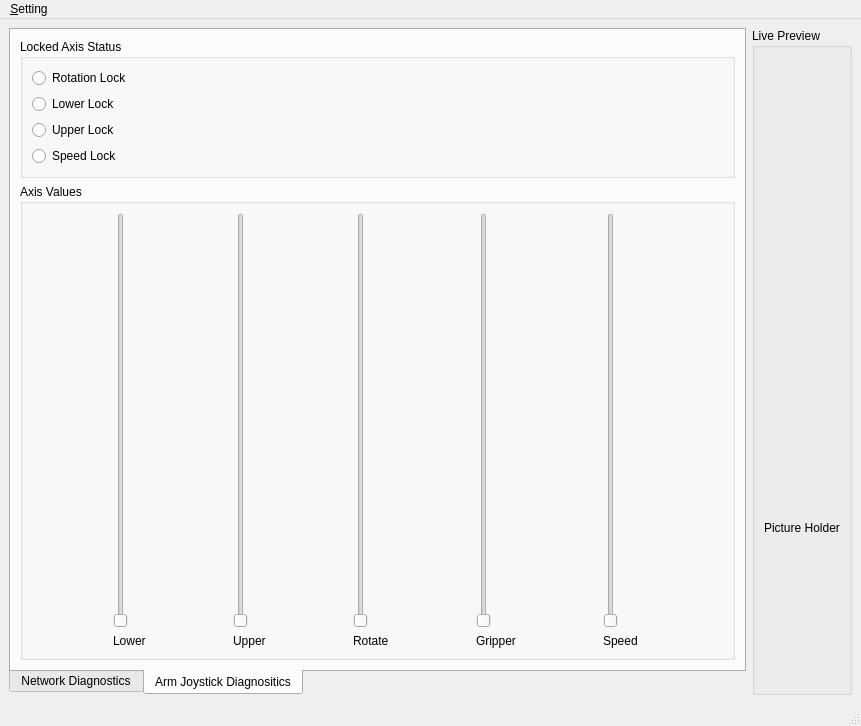
<?xml version="1.0" encoding="UTF-8"?>
<ui version="4.0">
 <class>MainWindow</class>
 <widget class="QMainWindow" name="MainWindow">
  <property name="geometry">
   <rect>
    <x>0</x>
    <y>0</y>
    <width>861</width>
    <height>726</height>
   </rect>
  </property>
  <property name="windowTitle">
   <string>MainWindow</string>
  </property>
  <widget class="QWidget" name="centralwidget">
   <layout class="QGridLayout" name="gridLayout">
    <item row="0" column="2">
     <widget class="QGroupBox" name="groupBox_2">
      <property name="title">
       <string>Live Preview</string>
      </property>
      <layout class="QVBoxLayout" name="verticalLayout">
       <item>
        <widget class="MatplotlibWidget" name="mplwidget"/>
       </item>
       <item>
        <widget class="QLabel" name="ImageLabel">
         <property name="text">
          <string>Picture Holder</string>
         </property>
        </widget>
       </item>
      </layout>
     </widget>
    </item>
    <item row="0" column="1">
     <widget class="QTabWidget" name="tabWidget_3">
      <property name="tabPosition">
       <enum>QTabWidget::South</enum>
      </property>
      <property name="currentIndex">
       <number>1</number>
      </property>
      <property name="movable">
       <bool>true</bool>
      </property>
      <widget class="QWidget" name="tabWidget_3Page1">
       <attribute name="title">
        <string>Network Diagnostics</string>
       </attribute>
       <layout class="QFormLayout" name="formLayout">
        <property name="fieldGrowthPolicy">
         <enum>QFormLayout::AllNonFixedFieldsGrow</enum>
        </property>
        <item row="0" column="0">
         <widget class="QLabel" name="connected_label">
          <property name="text">
           <string>Connected:</string>
          </property>
         </widget>
        </item>
        <item row="0" column="1">
         <widget class="QLabel" name="connected_value">
          <property name="text">
           <string>FALSE</string>
          </property>
         </widget>
        </item>
        <item row="2" column="0">
         <widget class="QLabel" name="IP_label">
          <property name="text">
           <string>IP:</string>
          </property>
         </widget>
        </item>
        <item row="2" column="1">
         <widget class="QLabel" name="IP_value">
          <property name="text">
           <string>NA</string>
          </property>
         </widget>
        </item>
        <item row="4" column="0">
         <widget class="QDial" name="top_left_dial">
          <property name="minimum">
           <number>-255</number>
          </property>
          <property name="maximum">
           <number>255</number>
          </property>
          <property name="wrapping">
           <bool>false</bool>
          </property>
          <property name="notchTarget">
           <double>25.000000000000000</double>
          </property>
          <property name="notchesVisible">
           <bool>true</bool>
          </property>
         </widget>
        </item>
        <item row="4" column="1">
         <widget class="QDial" name="top_right_dial">
          <property name="minimum">
           <number>-255</number>
          </property>
          <property name="maximum">
           <number>255</number>
          </property>
          <property name="notchTarget">
           <double>25.000000000000000</double>
          </property>
          <property name="notchesVisible">
           <bool>true</bool>
          </property>
         </widget>
        </item>
        <item row="5" column="0">
         <widget class="QDial" name="bot_left_dial">
          <property name="minimum">
           <number>-255</number>
          </property>
          <property name="maximum">
           <number>255</number>
          </property>
          <property name="notchTarget">
           <double>25.000000000000000</double>
          </property>
          <property name="notchesVisible">
           <bool>true</bool>
          </property>
         </widget>
        </item>
        <item row="5" column="1">
         <widget class="QDial" name="bot_right_dial">
          <property name="minimum">
           <number>-255</number>
          </property>
          <property name="maximum">
           <number>255</number>
          </property>
          <property name="notchTarget">
           <double>25.000000000000000</double>
          </property>
          <property name="notchesVisible">
           <bool>true</bool>
          </property>
         </widget>
        </item>
        <item row="6" column="0">
         <widget class="QPushButton" name="startNetworkThread">
          <property name="text">
           <string>Start Network Threads</string>
          </property>
         </widget>
        </item>
        <item row="8" column="0">
         <widget class="QComboBox" name="qualityComboBox">
          <property name="currentIndex">
           <number>2</number>
          </property>
          <item>
           <property name="text">
            <string>1080p</string>
           </property>
          </item>
          <item>
           <property name="text">
            <string>720p</string>
           </property>
          </item>
          <item>
           <property name="text">
            <string>480p</string>
           </property>
          </item>
          <item>
           <property name="text">
            <string>360p</string>
           </property>
          </item>
          <item>
           <property name="text">
            <string>240p</string>
           </property>
          </item>
         </widget>
        </item>
        <item row="7" column="0">
         <widget class="QLabel" name="label">
          <property name="text">
           <string>Resolution of Camera Feed</string>
          </property>
         </widget>
        </item>
        <item row="9" column="0">
         <widget class="QLabel" name="label_2">
          <property name="text">
           <string>Quality of Camera Feed</string>
          </property>
         </widget>
        </item>
        <item row="10" column="0">
         <widget class="QSlider" name="qualitySlider">
          <property name="minimum">
           <number>10</number>
          </property>
          <property name="maximum">
           <number>100</number>
          </property>
          <property name="singleStep">
           <number>10</number>
          </property>
          <property name="value">
           <number>90</number>
          </property>
          <property name="orientation">
           <enum>Qt::Horizontal</enum>
          </property>
          <property name="tickPosition">
           <enum>QSlider::TicksBelow</enum>
          </property>
          <property name="tickInterval">
           <number>10</number>
          </property>
         </widget>
        </item>
        <item row="11" column="0">
         <widget class="QPushButton" name="pushButton">
          <property name="text">
           <string>PushButton</string>
          </property>
         </widget>
        </item>
       </layout>
      </widget>
      <widget class="QWidget" name="tab">
       <attribute name="title">
        <string>Arm Joystick Diagnositics</string>
       </attribute>
       <layout class="QVBoxLayout" name="verticalLayout_3">
        <item>
         <widget class="QGroupBox" name="groupBox">
          <property name="title">
           <string>Locked Axis Status</string>
          </property>
          <layout class="QVBoxLayout" name="verticalLayout_2">
           <item>
            <widget class="QRadioButton" name="rotation_lock">
             <property name="text">
              <string>Rotation Lock</string>
             </property>
            </widget>
           </item>
           <item>
            <widget class="QRadioButton" name="lower_lock">
             <property name="text">
              <string>Lower Lock</string>
             </property>
            </widget>
           </item>
           <item>
            <widget class="QRadioButton" name="upper_lock">
             <property name="text">
              <string>Upper Lock</string>
             </property>
            </widget>
           </item>
           <item>
            <widget class="QRadioButton" name="speed_lock">
             <property name="text">
              <string>Speed Lock</string>
             </property>
            </widget>
           </item>
          </layout>
         </widget>
        </item>
        <item>
         <widget class="QGroupBox" name="groupBox_3">
          <property name="title">
           <string>Axis Values</string>
          </property>
          <layout class="QGridLayout" name="gridLayout_2">
           <item row="0" column="0">
            <widget class="QSlider" name="lower_axis">
             <property name="orientation">
              <enum>Qt::Vertical</enum>
             </property>
            </widget>
           </item>
           <item row="0" column="3">
            <widget class="QSlider" name="gripper_axis">
             <property name="orientation">
              <enum>Qt::Vertical</enum>
             </property>
            </widget>
           </item>
           <item row="0" column="1">
            <widget class="QSlider" name="upper_axis">
             <property name="orientation">
              <enum>Qt::Vertical</enum>
             </property>
            </widget>
           </item>
           <item row="0" column="2">
            <widget class="QSlider" name="rotate_axis">
             <property name="orientation">
              <enum>Qt::Vertical</enum>
             </property>
            </widget>
           </item>
           <item row="0" column="4">
            <widget class="QSlider" name="speed_axis">
             <property name="orientation">
              <enum>Qt::Vertical</enum>
             </property>
            </widget>
           </item>
           <item row="1" column="0">
            <widget class="QLabel" name="label_3">
             <property name="text">
              <string>Lower</string>
             </property>
            </widget>
           </item>
           <item row="1" column="1">
            <widget class="QLabel" name="label_4">
             <property name="text">
              <string>Upper</string>
             </property>
            </widget>
           </item>
           <item row="1" column="2">
            <widget class="QLabel" name="label_5">
             <property name="text">
              <string>Rotate</string>
             </property>
            </widget>
           </item>
           <item row="1" column="3">
            <widget class="QLabel" name="label_6">
             <property name="text">
              <string>Gripper</string>
             </property>
            </widget>
           </item>
           <item row="1" column="4">
            <widget class="QLabel" name="label_7">
             <property name="text">
              <string>Speed</string>
             </property>
            </widget>
           </item>
          </layout>
         </widget>
        </item>
       </layout>
      </widget>
     </widget>
    </item>
   </layout>
  </widget>
  <widget class="QMenuBar" name="menubar">
   <property name="geometry">
    <rect>
     <x>0</x>
     <y>0</y>
     <width>861</width>
     <height>21</height>
    </rect>
   </property>
   <widget class="QMenu" name="menu_Setting">
    <property name="title">
     <string>&amp;Setting</string>
    </property>
    <addaction name="action_Controls"/>
   </widget>
   <addaction name="menu_Setting"/>
  </widget>
  <widget class="QStatusBar" name="statusbar">
   <property name="enabled">
    <bool>true</bool>
   </property>
  </widget>
  <action name="action_Controls">
   <property name="text">
    <string>&amp;Controls</string>
   </property>
  </action>
  <action name="actionOther_Settings">
   <property name="text">
    <string>Other Settings</string>
   </property>
  </action>
 </widget>
 <customwidgets>
  <customwidget>
   <class>MatplotlibWidget</class>
   <extends>QWidget</extends>
   <header>matplotlibwidget</header>
  </customwidget>
 </customwidgets>
 <resources>
  <include location="../../PiFiles/Code for UI/Main Window Resource.qrc"/>
 </resources>
 <connections/>
</ui>
